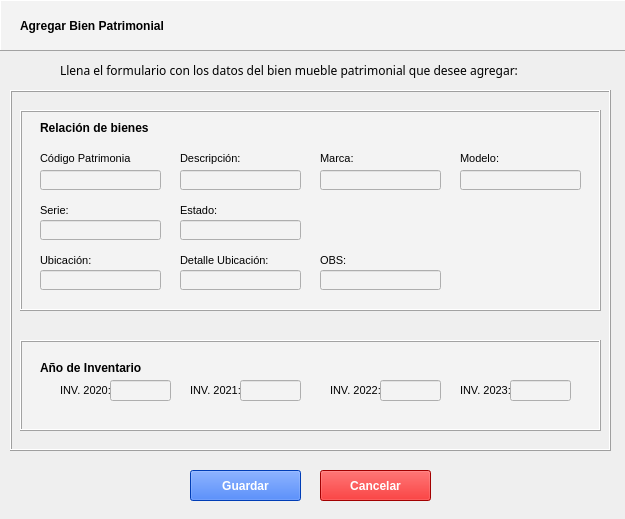
<?xml version="1.0" encoding="UTF-8"?>
<ui version="4.0">
 <class>WizardPage</class>
 <widget class="QWizardPage" name="WizardPage">
  <property name="geometry">
   <rect>
    <x>0</x>
    <y>0</y>
    <width>625</width>
    <height>519</height>
   </rect>
  </property>
  <property name="windowTitle">
   <string>WizardPage</string>
  </property>
  <widget class="QLabel" name="label_2">
   <property name="geometry">
    <rect>
     <x>60</x>
     <y>50</y>
     <width>511</width>
     <height>41</height>
    </rect>
   </property>
   <property name="font">
    <font>
     <family>Microsoft YaHei</family>
     <weight>50</weight>
     <bold>false</bold>
    </font>
   </property>
   <property name="tabletTracking">
    <bool>false</bool>
   </property>
   <property name="text">
    <string>Llena el formulario con los datos del bien mueble patrimonial que desee agregar:</string>
   </property>
   <property name="wordWrap">
    <bool>true</bool>
   </property>
   <property name="openExternalLinks">
    <bool>false</bool>
   </property>
  </widget>
  <widget class="QPushButton" name="pushButton">
   <property name="enabled">
    <bool>true</bool>
   </property>
   <property name="geometry">
    <rect>
     <x>190</x>
     <y>470</y>
     <width>111</width>
     <height>31</height>
    </rect>
   </property>
   <property name="minimumSize">
    <size>
     <width>0</width>
     <height>0</height>
    </size>
   </property>
   <property name="palette">
    <palette>
     <active>
      <colorrole role="Button">
       <brush brushstyle="SolidPattern">
        <color alpha="255">
         <red>0</red>
         <green>85</green>
         <blue>255</blue>
        </color>
       </brush>
      </colorrole>
      <colorrole role="ButtonText">
       <brush brushstyle="SolidPattern">
        <color alpha="255">
         <red>255</red>
         <green>255</green>
         <blue>255</blue>
        </color>
       </brush>
      </colorrole>
      <colorrole role="Base">
       <brush brushstyle="SolidPattern">
        <color alpha="255">
         <red>0</red>
         <green>85</green>
         <blue>255</blue>
        </color>
       </brush>
      </colorrole>
      <colorrole role="Window">
       <brush brushstyle="SolidPattern">
        <color alpha="255">
         <red>0</red>
         <green>85</green>
         <blue>255</blue>
        </color>
       </brush>
      </colorrole>
     </active>
     <inactive>
      <colorrole role="Button">
       <brush brushstyle="SolidPattern">
        <color alpha="255">
         <red>0</red>
         <green>85</green>
         <blue>255</blue>
        </color>
       </brush>
      </colorrole>
      <colorrole role="ButtonText">
       <brush brushstyle="SolidPattern">
        <color alpha="255">
         <red>255</red>
         <green>255</green>
         <blue>255</blue>
        </color>
       </brush>
      </colorrole>
      <colorrole role="Base">
       <brush brushstyle="SolidPattern">
        <color alpha="255">
         <red>0</red>
         <green>85</green>
         <blue>255</blue>
        </color>
       </brush>
      </colorrole>
      <colorrole role="Window">
       <brush brushstyle="SolidPattern">
        <color alpha="255">
         <red>0</red>
         <green>85</green>
         <blue>255</blue>
        </color>
       </brush>
      </colorrole>
     </inactive>
     <disabled>
      <colorrole role="Button">
       <brush brushstyle="SolidPattern">
        <color alpha="255">
         <red>0</red>
         <green>85</green>
         <blue>255</blue>
        </color>
       </brush>
      </colorrole>
      <colorrole role="ButtonText">
       <brush brushstyle="SolidPattern">
        <color alpha="255">
         <red>120</red>
         <green>120</green>
         <blue>120</blue>
        </color>
       </brush>
      </colorrole>
      <colorrole role="Base">
       <brush brushstyle="SolidPattern">
        <color alpha="255">
         <red>0</red>
         <green>85</green>
         <blue>255</blue>
        </color>
       </brush>
      </colorrole>
      <colorrole role="Window">
       <brush brushstyle="SolidPattern">
        <color alpha="255">
         <red>0</red>
         <green>85</green>
         <blue>255</blue>
        </color>
       </brush>
      </colorrole>
     </disabled>
    </palette>
   </property>
   <property name="font">
    <font>
     <weight>75</weight>
     <bold>true</bold>
    </font>
   </property>
   <property name="mouseTracking">
    <bool>false</bool>
   </property>
   <property name="tabletTracking">
    <bool>false</bool>
   </property>
   <property name="acceptDrops">
    <bool>false</bool>
   </property>
   <property name="toolTip">
    <string/>
   </property>
   <property name="statusTip">
    <string/>
   </property>
   <property name="styleSheet">
    <string notr="true">background-color: rgb(0, 85, 255);</string>
   </property>
   <property name="text">
    <string>Guardar</string>
   </property>
   <property name="checkable">
    <bool>false</bool>
   </property>
   <property name="default">
    <bool>false</bool>
   </property>
   <property name="flat">
    <bool>false</bool>
   </property>
  </widget>
  <widget class="QPushButton" name="pushButton_2">
   <property name="geometry">
    <rect>
     <x>320</x>
     <y>470</y>
     <width>111</width>
     <height>31</height>
    </rect>
   </property>
   <property name="palette">
    <palette>
     <active>
      <colorrole role="Button">
       <brush brushstyle="SolidPattern">
        <color alpha="255">
         <red>227</red>
         <green>0</green>
         <blue>0</blue>
        </color>
       </brush>
      </colorrole>
      <colorrole role="ButtonText">
       <brush brushstyle="SolidPattern">
        <color alpha="255">
         <red>255</red>
         <green>255</green>
         <blue>255</blue>
        </color>
       </brush>
      </colorrole>
      <colorrole role="Base">
       <brush brushstyle="SolidPattern">
        <color alpha="255">
         <red>227</red>
         <green>0</green>
         <blue>0</blue>
        </color>
       </brush>
      </colorrole>
      <colorrole role="Window">
       <brush brushstyle="SolidPattern">
        <color alpha="255">
         <red>227</red>
         <green>0</green>
         <blue>0</blue>
        </color>
       </brush>
      </colorrole>
     </active>
     <inactive>
      <colorrole role="Button">
       <brush brushstyle="SolidPattern">
        <color alpha="255">
         <red>227</red>
         <green>0</green>
         <blue>0</blue>
        </color>
       </brush>
      </colorrole>
      <colorrole role="ButtonText">
       <brush brushstyle="SolidPattern">
        <color alpha="255">
         <red>255</red>
         <green>255</green>
         <blue>255</blue>
        </color>
       </brush>
      </colorrole>
      <colorrole role="Base">
       <brush brushstyle="SolidPattern">
        <color alpha="255">
         <red>227</red>
         <green>0</green>
         <blue>0</blue>
        </color>
       </brush>
      </colorrole>
      <colorrole role="Window">
       <brush brushstyle="SolidPattern">
        <color alpha="255">
         <red>227</red>
         <green>0</green>
         <blue>0</blue>
        </color>
       </brush>
      </colorrole>
     </inactive>
     <disabled>
      <colorrole role="Button">
       <brush brushstyle="SolidPattern">
        <color alpha="255">
         <red>227</red>
         <green>0</green>
         <blue>0</blue>
        </color>
       </brush>
      </colorrole>
      <colorrole role="ButtonText">
       <brush brushstyle="SolidPattern">
        <color alpha="255">
         <red>120</red>
         <green>120</green>
         <blue>120</blue>
        </color>
       </brush>
      </colorrole>
      <colorrole role="Base">
       <brush brushstyle="SolidPattern">
        <color alpha="255">
         <red>227</red>
         <green>0</green>
         <blue>0</blue>
        </color>
       </brush>
      </colorrole>
      <colorrole role="Window">
       <brush brushstyle="SolidPattern">
        <color alpha="255">
         <red>227</red>
         <green>0</green>
         <blue>0</blue>
        </color>
       </brush>
      </colorrole>
     </disabled>
    </palette>
   </property>
   <property name="font">
    <font>
     <weight>75</weight>
     <bold>true</bold>
    </font>
   </property>
   <property name="styleSheet">
    <string notr="true">background-color: rgb(227, 0, 0);</string>
   </property>
   <property name="text">
    <string>Cancelar</string>
   </property>
   <property name="default">
    <bool>false</bool>
   </property>
   <property name="flat">
    <bool>false</bool>
   </property>
  </widget>
  <widget class="QFrame" name="frame">
   <property name="geometry">
    <rect>
     <x>0</x>
     <y>0</y>
     <width>641</width>
     <height>51</height>
    </rect>
   </property>
   <property name="tabletTracking">
    <bool>false</bool>
   </property>
   <property name="toolTip">
    <string/>
   </property>
   <property name="autoFillBackground">
    <bool>false</bool>
   </property>
   <property name="styleSheet">
    <string notr="true">background-color: rgb(243, 243, 243);</string>
   </property>
   <property name="frameShape">
    <enum>QFrame::Panel</enum>
   </property>
   <property name="frameShadow">
    <enum>QFrame::Raised</enum>
   </property>
   <widget class="QLabel" name="label">
    <property name="geometry">
     <rect>
      <x>20</x>
      <y>10</y>
      <width>451</width>
      <height>31</height>
     </rect>
    </property>
    <property name="font">
     <font>
      <family>Microsoft YaHei UI</family>
      <pointsize>9</pointsize>
      <weight>75</weight>
      <bold>true</bold>
     </font>
    </property>
    <property name="frameShadow">
     <enum>QFrame::Sunken</enum>
    </property>
    <property name="lineWidth">
     <number>0</number>
    </property>
    <property name="midLineWidth">
     <number>1</number>
    </property>
    <property name="text">
     <string>Agregar Bien Patrimonial</string>
    </property>
    <property name="wordWrap">
     <bool>true</bool>
    </property>
   </widget>
  </widget>
  <widget class="QFrame" name="frame_4">
   <property name="geometry">
    <rect>
     <x>10</x>
     <y>90</y>
     <width>601</width>
     <height>361</height>
    </rect>
   </property>
   <property name="font">
    <font>
     <strikeout>false</strikeout>
    </font>
   </property>
   <property name="frameShape">
    <enum>QFrame::Box</enum>
   </property>
   <property name="frameShadow">
    <enum>QFrame::Raised</enum>
   </property>
   <widget class="QFrame" name="frame_3">
    <property name="geometry">
     <rect>
      <x>10</x>
      <y>20</y>
      <width>581</width>
      <height>201</height>
     </rect>
    </property>
    <property name="palette">
     <palette>
      <active>
       <colorrole role="Button">
        <brush brushstyle="SolidPattern">
         <color alpha="255">
          <red>243</red>
          <green>243</green>
          <blue>243</blue>
         </color>
        </brush>
       </colorrole>
       <colorrole role="Base">
        <brush brushstyle="SolidPattern">
         <color alpha="255">
          <red>243</red>
          <green>243</green>
          <blue>243</blue>
         </color>
        </brush>
       </colorrole>
       <colorrole role="Window">
        <brush brushstyle="SolidPattern">
         <color alpha="255">
          <red>243</red>
          <green>243</green>
          <blue>243</blue>
         </color>
        </brush>
       </colorrole>
      </active>
      <inactive>
       <colorrole role="Button">
        <brush brushstyle="SolidPattern">
         <color alpha="255">
          <red>243</red>
          <green>243</green>
          <blue>243</blue>
         </color>
        </brush>
       </colorrole>
       <colorrole role="Base">
        <brush brushstyle="SolidPattern">
         <color alpha="255">
          <red>243</red>
          <green>243</green>
          <blue>243</blue>
         </color>
        </brush>
       </colorrole>
       <colorrole role="Window">
        <brush brushstyle="SolidPattern">
         <color alpha="255">
          <red>243</red>
          <green>243</green>
          <blue>243</blue>
         </color>
        </brush>
       </colorrole>
      </inactive>
      <disabled>
       <colorrole role="Button">
        <brush brushstyle="SolidPattern">
         <color alpha="255">
          <red>243</red>
          <green>243</green>
          <blue>243</blue>
         </color>
        </brush>
       </colorrole>
       <colorrole role="Base">
        <brush brushstyle="SolidPattern">
         <color alpha="255">
          <red>243</red>
          <green>243</green>
          <blue>243</blue>
         </color>
        </brush>
       </colorrole>
       <colorrole role="Window">
        <brush brushstyle="SolidPattern">
         <color alpha="255">
          <red>243</red>
          <green>243</green>
          <blue>243</blue>
         </color>
        </brush>
       </colorrole>
      </disabled>
     </palette>
    </property>
    <property name="tabletTracking">
     <bool>false</bool>
    </property>
    <property name="toolTip">
     <string/>
    </property>
    <property name="autoFillBackground">
     <bool>false</bool>
    </property>
    <property name="styleSheet">
     <string notr="true">background-color: rgb(243, 243, 243);</string>
    </property>
    <property name="frameShape">
     <enum>QFrame::Box</enum>
    </property>
    <property name="frameShadow">
     <enum>QFrame::Raised</enum>
    </property>
    <widget class="QLabel" name="label_4">
     <property name="geometry">
      <rect>
       <x>20</x>
       <y>10</y>
       <width>111</width>
       <height>16</height>
      </rect>
     </property>
     <property name="font">
      <font>
       <weight>75</weight>
       <bold>true</bold>
      </font>
     </property>
     <property name="text">
      <string>Relación de bienes</string>
     </property>
     <property name="wordWrap">
      <bool>true</bool>
     </property>
    </widget>
    <widget class="QLabel" name="label_6">
     <property name="geometry">
      <rect>
       <x>20</x>
       <y>40</y>
       <width>91</width>
       <height>16</height>
      </rect>
     </property>
     <property name="font">
      <font>
       <pointsize>8</pointsize>
      </font>
     </property>
     <property name="text">
      <string>Código Patrimonial:</string>
     </property>
    </widget>
    <widget class="QLabel" name="label_7">
     <property name="geometry">
      <rect>
       <x>20</x>
       <y>90</y>
       <width>31</width>
       <height>20</height>
      </rect>
     </property>
     <property name="font">
      <font>
       <pointsize>8</pointsize>
      </font>
     </property>
     <property name="text">
      <string>Serie:</string>
     </property>
    </widget>
    <widget class="QLabel" name="label_8">
     <property name="geometry">
      <rect>
       <x>160</x>
       <y>40</y>
       <width>91</width>
       <height>16</height>
      </rect>
     </property>
     <property name="font">
      <font>
       <pointsize>8</pointsize>
      </font>
     </property>
     <property name="text">
      <string>Descripción:</string>
     </property>
    </widget>
    <widget class="QLabel" name="label_9">
     <property name="geometry">
      <rect>
       <x>160</x>
       <y>90</y>
       <width>41</width>
       <height>20</height>
      </rect>
     </property>
     <property name="font">
      <font>
       <pointsize>8</pointsize>
      </font>
     </property>
     <property name="text">
      <string>Estado:</string>
     </property>
    </widget>
    <widget class="QLabel" name="label_10">
     <property name="geometry">
      <rect>
       <x>300</x>
       <y>40</y>
       <width>61</width>
       <height>16</height>
      </rect>
     </property>
     <property name="font">
      <font>
       <pointsize>8</pointsize>
      </font>
     </property>
     <property name="text">
      <string>Marca:</string>
     </property>
    </widget>
    <widget class="QLabel" name="label_11">
     <property name="geometry">
      <rect>
       <x>440</x>
       <y>40</y>
       <width>61</width>
       <height>16</height>
      </rect>
     </property>
     <property name="font">
      <font>
       <pointsize>8</pointsize>
      </font>
     </property>
     <property name="text">
      <string>Modelo:</string>
     </property>
    </widget>
    <widget class="QLineEdit" name="lineEdit_6">
     <property name="geometry">
      <rect>
       <x>440</x>
       <y>60</y>
       <width>121</width>
       <height>20</height>
      </rect>
     </property>
    </widget>
    <widget class="QLineEdit" name="lineEdit_7">
     <property name="geometry">
      <rect>
       <x>300</x>
       <y>60</y>
       <width>121</width>
       <height>20</height>
      </rect>
     </property>
    </widget>
    <widget class="QLineEdit" name="lineEdit_8">
     <property name="geometry">
      <rect>
       <x>160</x>
       <y>60</y>
       <width>121</width>
       <height>20</height>
      </rect>
     </property>
    </widget>
    <widget class="QLineEdit" name="lineEdit_9">
     <property name="geometry">
      <rect>
       <x>20</x>
       <y>60</y>
       <width>121</width>
       <height>20</height>
      </rect>
     </property>
    </widget>
    <widget class="QLineEdit" name="lineEdit_10">
     <property name="geometry">
      <rect>
       <x>160</x>
       <y>110</y>
       <width>121</width>
       <height>20</height>
      </rect>
     </property>
    </widget>
    <widget class="QLineEdit" name="lineEdit_11">
     <property name="geometry">
      <rect>
       <x>20</x>
       <y>110</y>
       <width>121</width>
       <height>20</height>
      </rect>
     </property>
    </widget>
    <widget class="QLabel" name="label_13">
     <property name="geometry">
      <rect>
       <x>20</x>
       <y>140</y>
       <width>71</width>
       <height>20</height>
      </rect>
     </property>
     <property name="font">
      <font>
       <pointsize>8</pointsize>
      </font>
     </property>
     <property name="text">
      <string>Ubicación:</string>
     </property>
    </widget>
    <widget class="QLineEdit" name="lineEdit_13">
     <property name="geometry">
      <rect>
       <x>20</x>
       <y>160</y>
       <width>121</width>
       <height>20</height>
      </rect>
     </property>
    </widget>
    <widget class="QLabel" name="label_15">
     <property name="geometry">
      <rect>
       <x>160</x>
       <y>140</y>
       <width>111</width>
       <height>20</height>
      </rect>
     </property>
     <property name="font">
      <font>
       <pointsize>8</pointsize>
      </font>
     </property>
     <property name="text">
      <string>Detalle Ubicación:</string>
     </property>
    </widget>
    <widget class="QLineEdit" name="lineEdit_15">
     <property name="geometry">
      <rect>
       <x>160</x>
       <y>160</y>
       <width>121</width>
       <height>20</height>
      </rect>
     </property>
    </widget>
    <widget class="QLabel" name="label_17">
     <property name="geometry">
      <rect>
       <x>300</x>
       <y>140</y>
       <width>111</width>
       <height>20</height>
      </rect>
     </property>
     <property name="font">
      <font>
       <pointsize>8</pointsize>
      </font>
     </property>
     <property name="text">
      <string>OBS:</string>
     </property>
    </widget>
    <widget class="QLineEdit" name="lineEdit_16">
     <property name="geometry">
      <rect>
       <x>300</x>
       <y>160</y>
       <width>121</width>
       <height>20</height>
      </rect>
     </property>
    </widget>
   </widget>
   <widget class="QFrame" name="frame_2">
    <property name="geometry">
     <rect>
      <x>10</x>
      <y>250</y>
      <width>581</width>
      <height>91</height>
     </rect>
    </property>
    <property name="tabletTracking">
     <bool>false</bool>
    </property>
    <property name="toolTip">
     <string/>
    </property>
    <property name="autoFillBackground">
     <bool>false</bool>
    </property>
    <property name="styleSheet">
     <string notr="true">background-color: rgb(243, 243, 243);</string>
    </property>
    <property name="frameShape">
     <enum>QFrame::Box</enum>
    </property>
    <property name="frameShadow">
     <enum>QFrame::Raised</enum>
    </property>
    <widget class="QLabel" name="label_12">
     <property name="geometry">
      <rect>
       <x>40</x>
       <y>40</y>
       <width>51</width>
       <height>20</height>
      </rect>
     </property>
     <property name="font">
      <font>
       <pointsize>8</pointsize>
      </font>
     </property>
     <property name="text">
      <string>INV. 2020:</string>
     </property>
    </widget>
    <widget class="QLabel" name="label_5">
     <property name="geometry">
      <rect>
       <x>20</x>
       <y>20</y>
       <width>111</width>
       <height>16</height>
      </rect>
     </property>
     <property name="font">
      <font>
       <weight>75</weight>
       <bold>true</bold>
      </font>
     </property>
     <property name="text">
      <string>Año de Inventario</string>
     </property>
     <property name="wordWrap">
      <bool>true</bool>
     </property>
    </widget>
    <widget class="QLabel" name="label_18">
     <property name="geometry">
      <rect>
       <x>170</x>
       <y>40</y>
       <width>51</width>
       <height>20</height>
      </rect>
     </property>
     <property name="font">
      <font>
       <pointsize>8</pointsize>
      </font>
     </property>
     <property name="text">
      <string>INV. 2021:</string>
     </property>
    </widget>
    <widget class="QLineEdit" name="lineEdit_17">
     <property name="geometry">
      <rect>
       <x>220</x>
       <y>40</y>
       <width>61</width>
       <height>21</height>
      </rect>
     </property>
    </widget>
    <widget class="QLabel" name="label_19">
     <property name="geometry">
      <rect>
       <x>310</x>
       <y>40</y>
       <width>51</width>
       <height>20</height>
      </rect>
     </property>
     <property name="font">
      <font>
       <pointsize>8</pointsize>
      </font>
     </property>
     <property name="text">
      <string>INV. 2022:</string>
     </property>
    </widget>
    <widget class="QLineEdit" name="lineEdit_18">
     <property name="geometry">
      <rect>
       <x>360</x>
       <y>40</y>
       <width>61</width>
       <height>21</height>
      </rect>
     </property>
    </widget>
    <widget class="QLabel" name="label_20">
     <property name="geometry">
      <rect>
       <x>440</x>
       <y>40</y>
       <width>51</width>
       <height>20</height>
      </rect>
     </property>
     <property name="font">
      <font>
       <pointsize>8</pointsize>
      </font>
     </property>
     <property name="text">
      <string>INV. 2023:</string>
     </property>
    </widget>
    <widget class="QLineEdit" name="lineEdit_19">
     <property name="geometry">
      <rect>
       <x>490</x>
       <y>40</y>
       <width>61</width>
       <height>21</height>
      </rect>
     </property>
    </widget>
    <widget class="QLineEdit" name="lineEdit_12">
     <property name="geometry">
      <rect>
       <x>90</x>
       <y>40</y>
       <width>61</width>
       <height>21</height>
      </rect>
     </property>
    </widget>
   </widget>
  </widget>
  <widget class="QLabel" name="label_16">
   <property name="geometry">
    <rect>
     <x>0</x>
     <y>0</y>
     <width>641</width>
     <height>591</height>
    </rect>
   </property>
   <property name="text">
    <string/>
   </property>
   <property name="pixmap">
    <pixmap>Fondo.jpeg</pixmap>
   </property>
  </widget>
  <zorder>label_16</zorder>
  <zorder>frame</zorder>
  <zorder>label_2</zorder>
  <zorder>pushButton</zorder>
  <zorder>pushButton_2</zorder>
  <zorder>frame_4</zorder>
 </widget>
 <resources/>
 <connections/>
</ui>
